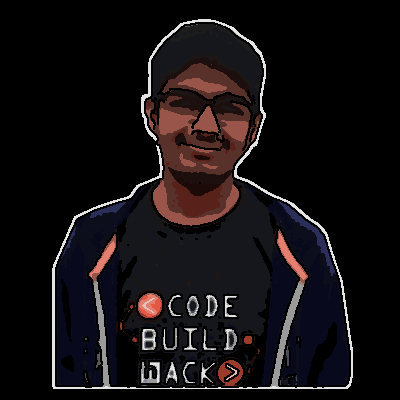
#> input picture media/3061.png, 400 x 400 px
$ python -i utils.py   (imports and definitions only)
#> lines starting #> are read from the running program, lines starting #| are printed output that depends on the picture; after the words box and inside, x2 and y2 are one past the last pixel; in counts of white or black regions, pixels touching at a corner belong together
import cv2
import scipy
from scipy import stats
import numpy as np
from collections import defaultdict
import requests
import os
from django.conf import settings
import random
import re


class Util:
    @staticmethod
    def preprocess(url):
        r = requests.get(url, allow_redirects=True)
        filename = str(random.randint(0, 10000))
        open(os.path.join(settings.MEDIA_ROOT, filename),
             'wb').write(r.content)
        return filename

    @staticmethod
    def update_the_c(C, hist):
        while True:
            groups = defaultdict(list)

            for i in range(len(hist)):
                if (hist[i] == 0):
                    continue
                d = np.abs(C - i)
                index = np.argmin(d)
                groups[index].append(i)

            new_C = np.array(C)
            for i, indice in groups.items():
                if (np.sum(hist[indice]) == 0):
                    continue
                new_C[i] = int(
                    np.sum(indice * hist[indice]) / np.sum(hist[indice]))

            if (np.sum(new_C - C) == 0):
                break
            C = new_C

        return C, groups

    @staticmethod
    def CalHistogram(hist):

        alpha = 0.001
        N = 80
        C = np.array([128])

        while True:
            C, groups = Util.update_the_c(C, hist)

            new_C = set()
            for i, indice in groups.items():
                if (len(indice) < N):
                    new_C.add(C[i])
                    continue

                z, pval = stats.normaltest(hist[indice])
                if (pval < alpha):
                    left = 0 if i == 0 else C[i - 1]
                    right = len(hist) - 1 if i == len(C) - 1 else C[i + 1]
                    delta = right - left
                    if (delta >= 3):
                        c1 = (C[i] + left) / 2
                        c2 = (C[i] + right) / 2
                        new_C.add(c1)
                        new_C.add(c2)
                    else:
                        new_C.add(C[i])
                else:
                    new_C.add(C[i])
            if (len(new_C) == len(C)):
                break
            else:
                C = np.array(sorted(new_C))
        return C

    @staticmethod
    def process(img):

        kernel = np.ones((2, 2), np.uint8)
        output = np.array(img)
        print(output.shape)
#| (400, 400, 3)
        x, y, c = output.shape
#> x = 400; y = 400; c = 3
        for i in range(c):
            output[:, :, i] = cv2.bilateralFilter(output[:, :, i], 5, 150, 150)
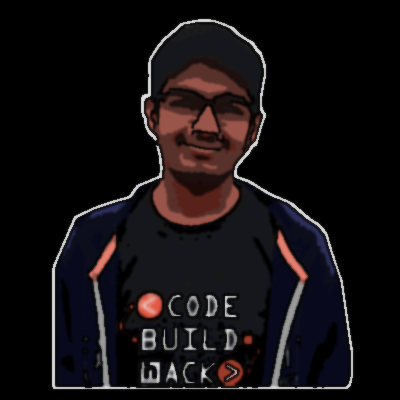
#> output: shape (400, 400, 3); mean R, G, B 20, 15.9, 17.7

        edge = cv2.Canny(output, 100, 200)
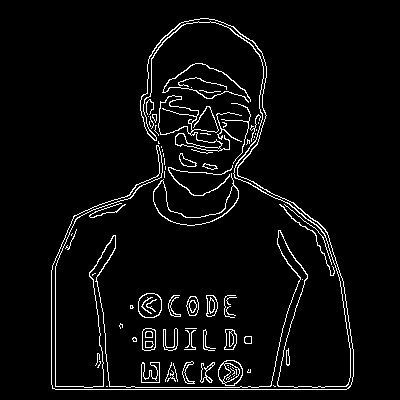
#> edge: shape (400, 400); 4.5% white in thin lines or dots, all inside (x1, y1, x2, y2) = (51, 18, 354, 390)
        output = cv2.cvtColor(output, cv2.COLOR_RGB2HSV)
#> output: shape (400, 400, 3); mean H, S, V 31.6, 43, 22.7

        hists = []

        hist, _ = np.histogram(output[:, :, 0], bins=np.arange(180 + 1))
#> hist = 180 values, max 99470 at index 0, min 0 at index 1, mean 888.9
        hists.append(hist)
        hist, _ = np.histogram(output[:, :, 1], bins=np.arange(256 + 1))
#> hist = 256 values, max 98377 at index 0, min 0 at index 198, mean 625
        hists.append(hist)
        hist, _ = np.histogram(output[:, :, 2], bins=np.arange(256 + 1))
#> hist = 256 values, max 88547 at index 0, min 0 at index 176, mean 625
        hists.append(hist)

        C = []
        for h in hists:
            C.append(Util.CalHistogram(h))
#> this loop made 3 passes
#> after the loop, C = [[31], [0, 54, 131, 183], [0, 27, 86, 144, 200]]

        output = output.reshape((-1, c))
        for i in range(c):
            channel = output[:, i]
            index = np.argmin(np.abs(channel[:, np.newaxis] - C[i]), axis=1)
            output[:, i] = C[i][index]
        output = output.reshape((x, y, c))
#> output: shape (400, 400, 3); mean H, S, V 31, 42.5, 22.3
        output = cv2.cvtColor(output, cv2.COLOR_HSV2RGB)
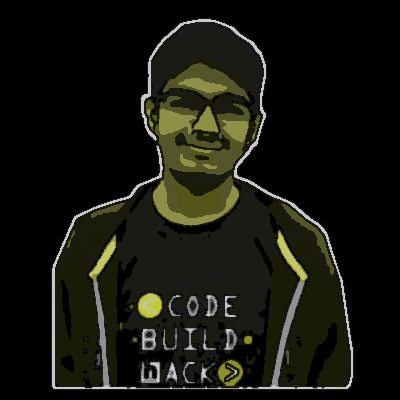
#> output: shape (400, 400, 3); mean R, G, B 21.8, 22.3, 14.7

        contours, _ = cv2.findContours(edge, cv2.RETR_EXTERNAL,
                                       cv2.CHAIN_APPROX_NONE)
#> contours = 69 contours, 47 with area under 20; largest, box (x1, y1, x2, y2) and area: (51, 18, 354, 390) 5715, (158, 95, 230, 152) 1202, (153, 173, 239, 226) 1035, (218, 360, 243, 386) 484, (138, 293, 162, 318) 480
        cv2.drawContours(output, contours, -1, 0, thickness=1)
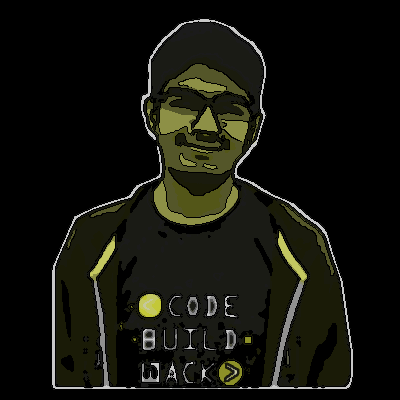
#> output: shape (400, 400, 3); 3.86% of pixels changed, all inside (x1, y1, x2, y2) = (51, 18, 354, 390)
        for i in range(3):
            output[:, :, i] = cv2.erode(output[:, :, i], kernel, iterations=1)
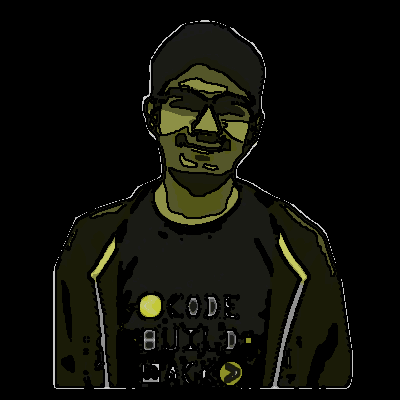
#> output: shape (400, 400, 3); 8.2% of pixels changed, all inside (x1, y1, x2, y2) = (51, 18, 354, 390)
        return output


# output = caart(cv2.imread("tom.jpeg"))
# cv2.imwrite("cartoon.jpg", output)

>>> import cv2
>>> picture = cv2.cvtColor(cv2.imread('../media/3061.png'), cv2.COLOR_BGR2RGB)
>>> result = Util().process(picture)
